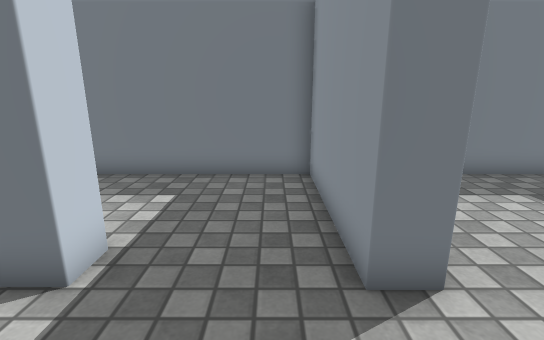
view 1 (above)

15 first-person views from a walk through a 3-D level made in the Unity game engine. The camera is 1.2 m above the floor, tilts 14° down and sees 85° across. Doors are open. The floor is counted in squares, 0.5 m on a side. Each view is taken from the middle of a square. On the plan, view 1 faces up. The plan holds only what a view shows up to about 19 squares ahead; the rest is blank. The place goes on beyond the plan. The player character is not drawn. Some surface patterns are stand-ins.

view 2
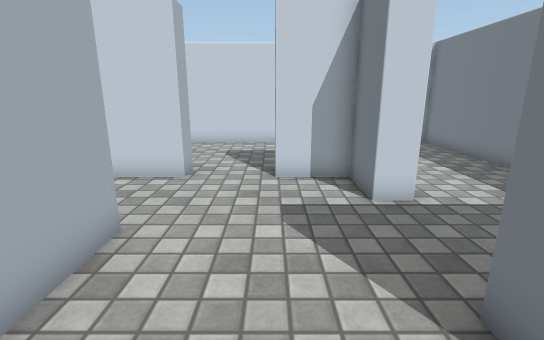

view 3
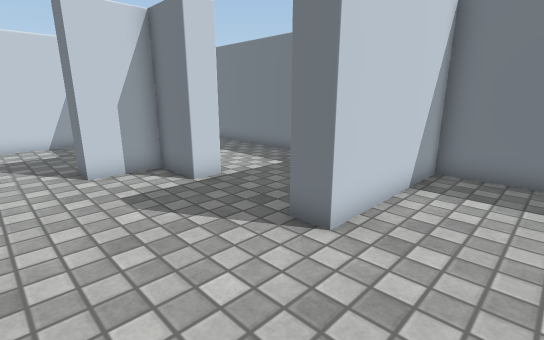

view 4
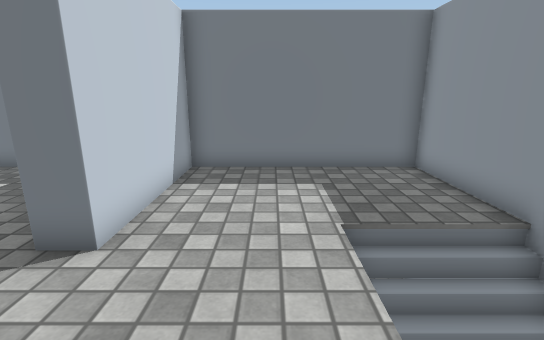

view 5
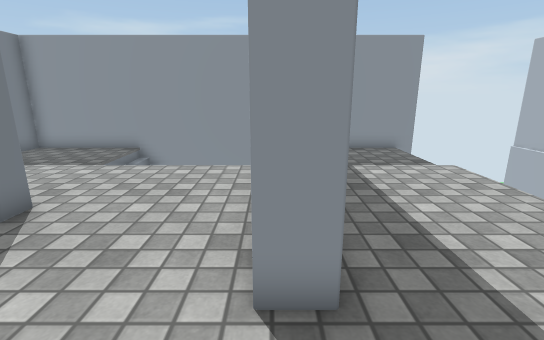

view 6
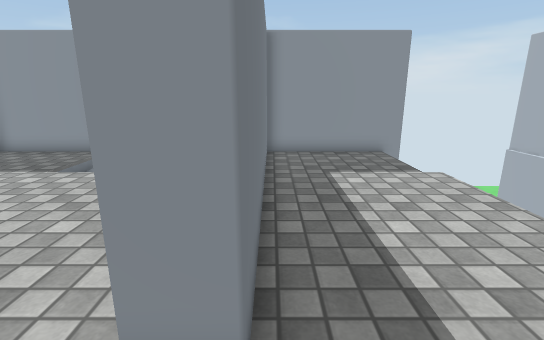

view 7
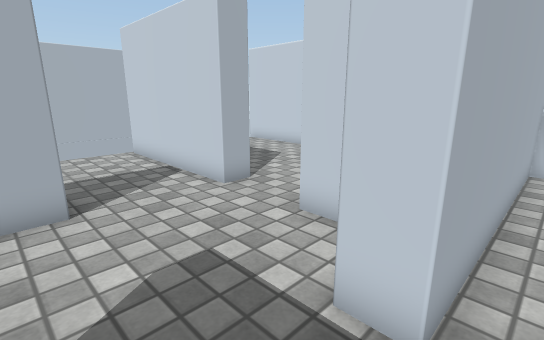

view 8
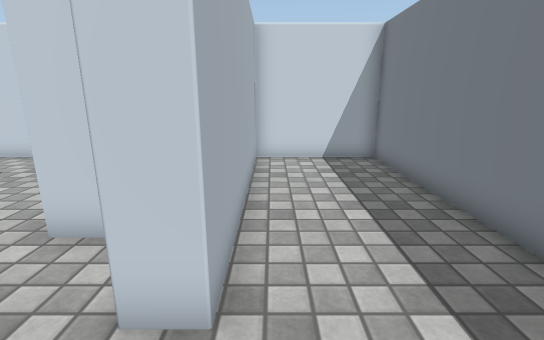

view 9
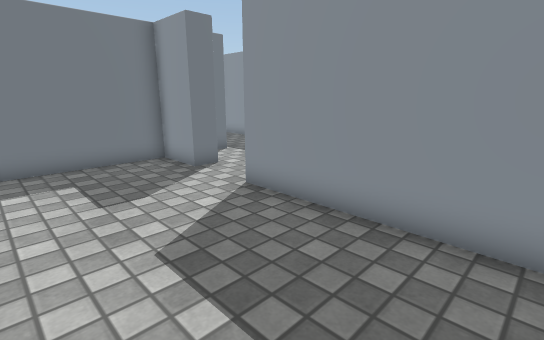

view 10
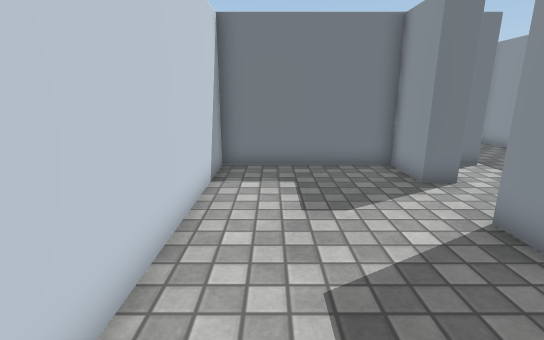

view 11
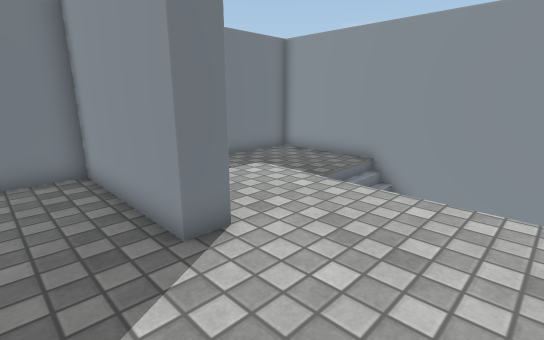

view 12
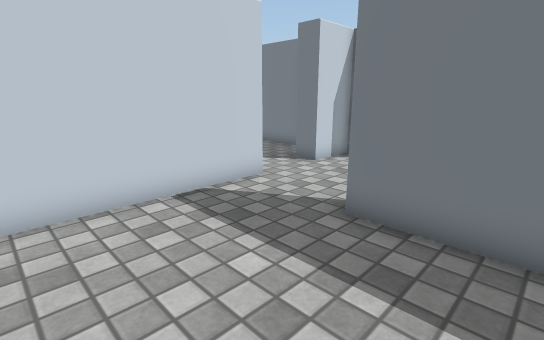

view 13
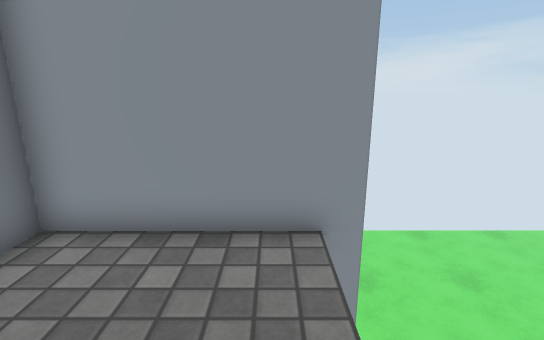

view 14
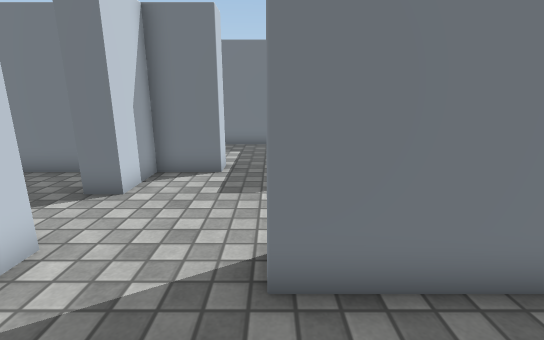

view 15
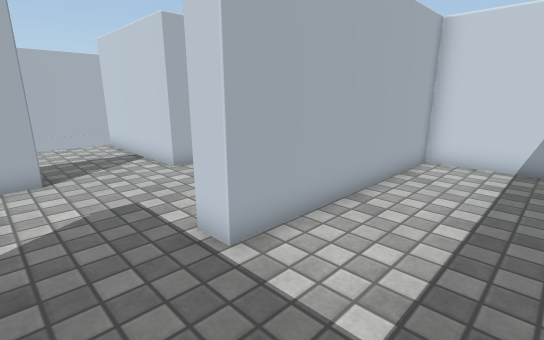

### Floor plan
Key: @ floor where view 1 was taken; # wall or solid block; . floor; / step, stairs or slope; D open door; v drop or lower ground.
Columns run from 12 left of view 1 to 10 right of it. Each row starts with its distance up from view 1.
  9 #######################
  8 #............##.......#
  7 #............##.......#
  6 #............##.......#
  5 #............##.......#
  4 ##########...##....///#
  3 ##########...##...////#
  2 #.....##........../   #
  1 #.....#D........../   #
  0 #......D....@......   #
 -1 #......D...........   #
 -2 #.....##...###        #
 -3 #.....##...####.......#
 -4 #.....##..............#
 -5 #.....##..............#
 -6 #.....##..............#
 -7 #.....##..............#
 -8 #.  ..##....  .....vvv#
 -9 v              vv     v

Positions as (right, up) in squares from view 1, and headings:
1: (0, 0), facing up
2: (4, 1), facing left
3: (5, -1), facing up-left
4: (5, -1), facing up
5: (-4, -2), facing right
6: (-3, -3), facing right
7: (0, 5), facing down-left
8: (0, 5), facing left
9: (-11, -8), facing up-right
10: (-10, -7), facing up
11: (-1, -1), facing up-right
12: (2, -8), facing up-left
13: (5, -7), facing right
14: (-1, -6), facing up
15: (0, 8), facing down-left
